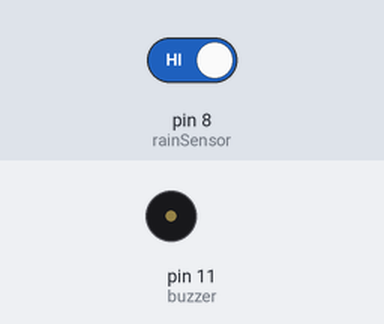
Bench run of a sketch on a simulated Arduino Uno, built with avr-gcc and run on an emulated ATmega328P. Shown: buzzer (waves = sounding, pin HIGH). The inputs (shaded band) are chosen by the test bench; at power-on: pin 8 (rainSensor) HIGH.

Above: at 1.2 s.
1.3 s: pin 8 (rainSensor) driven LOW
At 1.6 s:
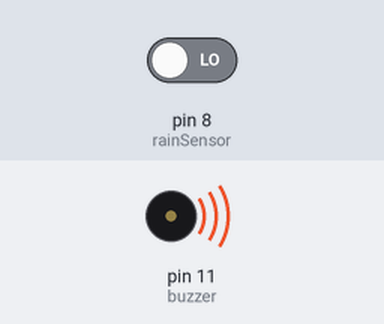
2.8 s: pin 8 (rainSensor) driven HIGH
At 4.0 s:
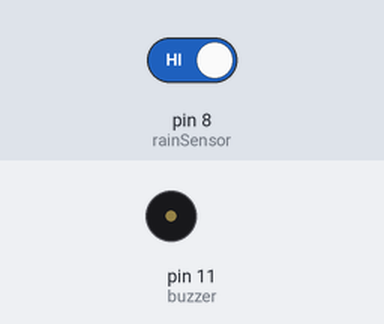
Timing chart, 0 to 5.8 s (numbered marks = the images above; inputs shaded):
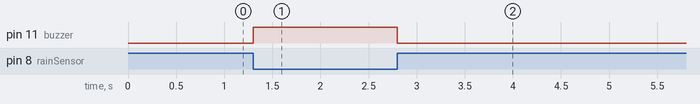

Measured:
- after the input at 1.3 s, pin 11 (buzzer): LOW → HIGH at once
- after the input at 2.8 s, pin 11 (buzzer): HIGH → LOW at once

The sketch:

Rain_Alarm.ino
```cpp
// (licence header left out)
// =============================
// Pin Definitions
// =============================
int rainSensor = 8;   // Rain sensor digital output connected to Pin 8
int buzzer = 11;      // Buzzer connected to Pin 11

void setup() {

  // Configure pin modes
  pinMode(rainSensor, INPUT);
  pinMode(buzzer, OUTPUT);

  // Ensure buzzer is OFF initially
  digitalWrite(buzzer, LOW);
}

void loop() {

  // Read rain sensor state
  int rainState = digitalRead(rainSensor);

  // =============================
  // Rain Detection Logic
  // =============================
  // Most rain sensor modules are Active LOW:
  // LOW  → Rain detected
  // HIGH → No rain

  if (rainState == LOW) {
    // Rain detected → Turn ON buzzer
    digitalWrite(buzzer, HIGH);
  }
  else {
    // No rain → Turn OFF buzzer
    digitalWrite(buzzer, LOW);
  }
}
```
